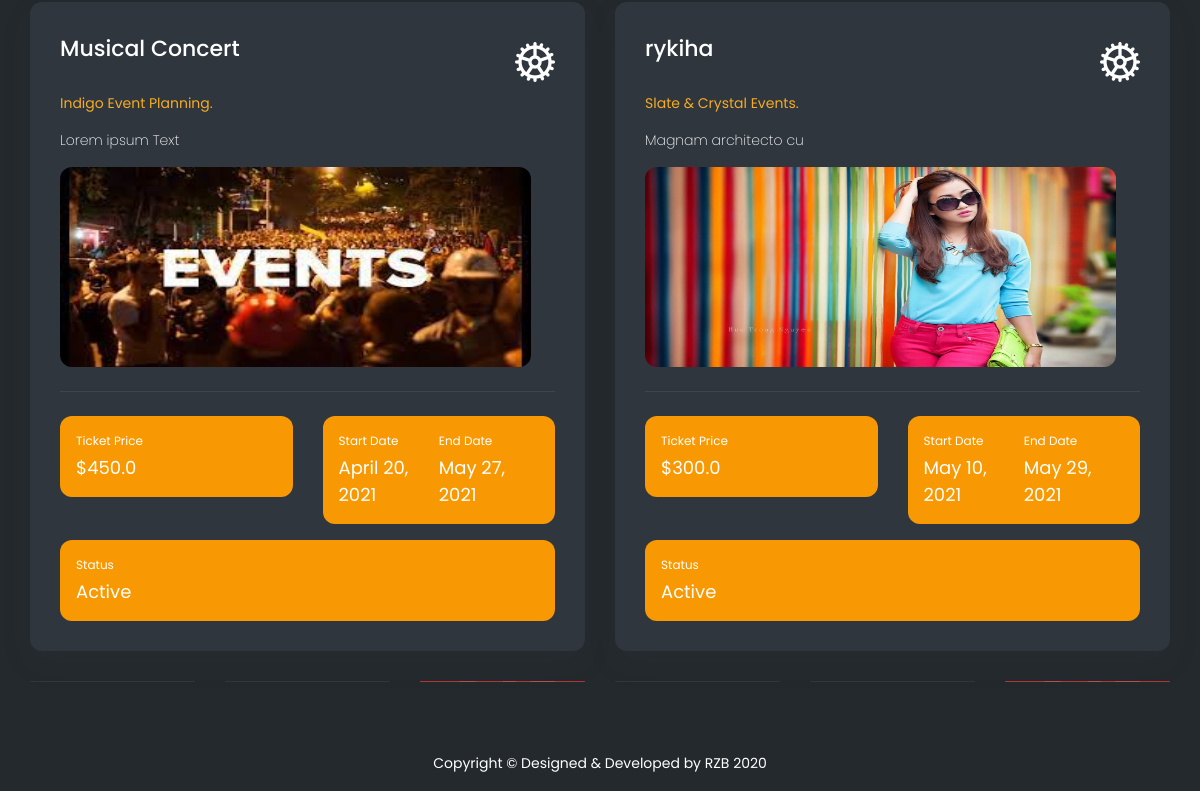
Page /superadminevent (signed in, lower part) on the earlier database version.
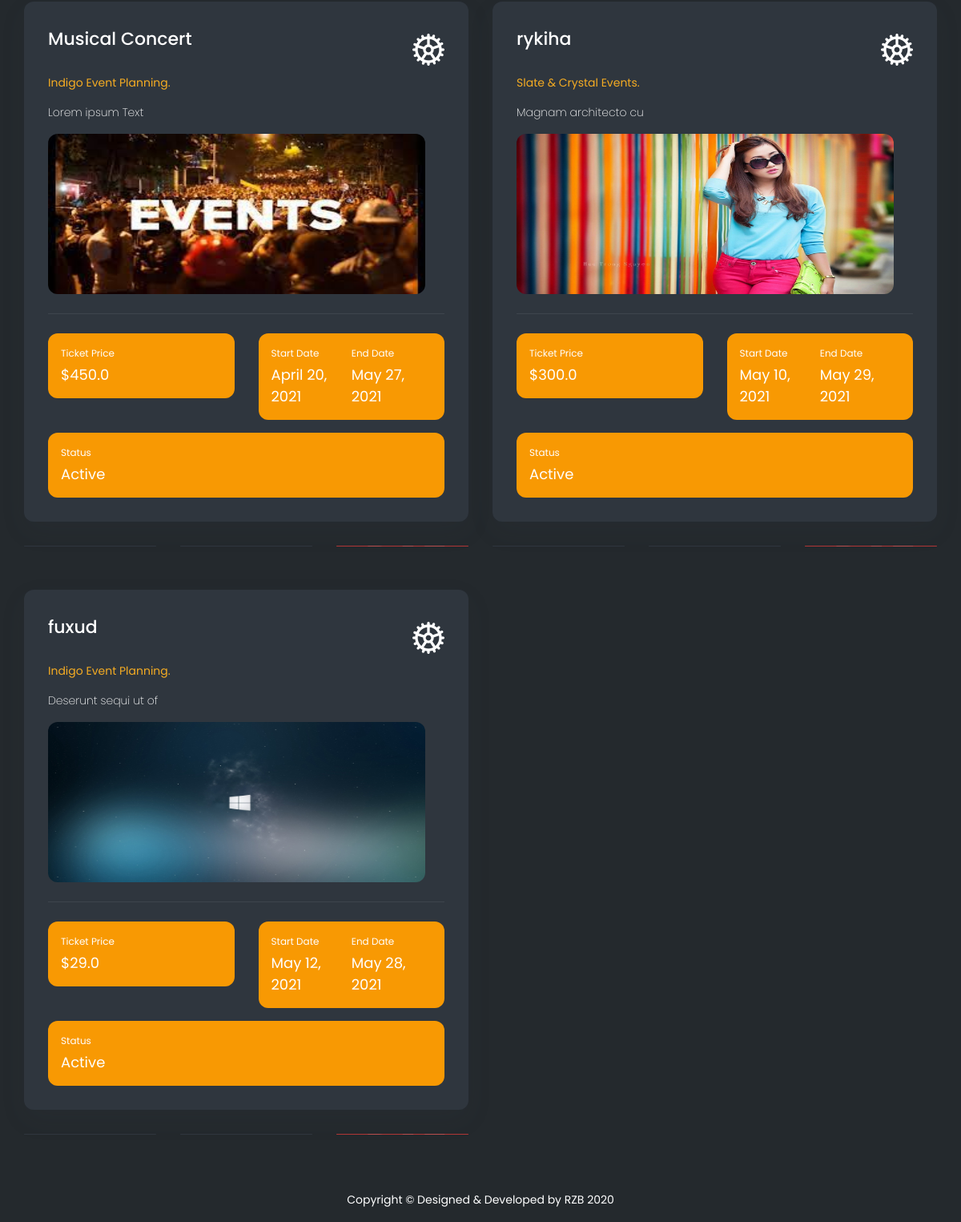
Same page on the later database version.
### webapp/models.py (models this page shows, shortened)
class Event(models.Model):
    EventId = models.AutoField(primary_key=True)
    EventName = models.CharField(max_length=255, default="")
    Cost = models.FloatField(default=0.0)
    Registration_start = models.DateField()
    Registration_end = models.DateField()
    Runner_quantity = models.IntegerField(default=0)
    Event_logo = models.ImageField(upload_to='Eventlogo/',default="SuperAdmin/dummy.jpg")
    Status = models.CharField(max_length=50, default="")
    EventTypeId = models.ForeignKey(Event_Type , on_delete=models.SET_NULL,blank=True,null=True)
    Description = models.TextField(default="")
    created = models.DateTimeField(auto_now_add=True, blank=True)
    buy_link=models.TextField(default="")

class Event_Type(models.Model):
    EventTypeId = models.AutoField(primary_key=True)
    EventType = models.CharField(max_length=255, default="")
    Super_AdminAccount_id=models.ForeignKey(Super_AdminAccount , on_delete=models.SET_NULL,blank=True,null=True)
    def __str__(self):
        return self.EventType

### webapp/views.py (the view)
# urls.py: path('superadminevent',superadminevent.as_view(),name="superadminevent"),
class superadminevent(View):
    def get(self,request):
        if not request.session.has_key('adminid'):
            return redirect("/superadminlogin")
        try:
            data = Event.objects.all()
            return render(request ,'superadmin/event.html',{'data':data})
        except:
            return redirect("/superadmin")

### templates/superadmin/event.html (shortened to what this page needs)
{% extends "superadmin/base.html" %}
{% block body %}
<div class="container-fluid">
    <div class="row">
        {% for d in data %}
        <div class="col-xl-6 col-xxl-6 col-xs-12 mb-4">
            <div class="row">
                <div class="col-xl-12">
                    <div class="card">
                        <div class="card-body">
                            <div class="media-body">
                                <div class="d-md-flex d-block justify-content-between">
                                    <h4 class="fs-22">{{d.EventName}}</h4>
                                    <div class="dropdown custom-dropdown mb-0 d-md-block d-none">
                                        <div data-toggle="dropdown">
                                            <i class="flaticon-381-settings-2" style="font-size:40px"></i>
                                        </div>
                                    </div>
                                </div>
                                <span class="text-primary d-block mb-3">
                                    {{d.EventTypeId}}</span>
                                <p class="fs-14 text-white font-w200">
                                    {{d.Description}}
                                </p>
                            </div>
                            <div
                                class="media d-md-flex d-block border-bottom pb-sm-4 pb-2 mb-4 text-md-left text-center">
                                <img src="{{d.Event_logo.url}}" alt="" width="100%" height="200px"
                                    class="rounded mr-0 mr-md-4 mb-2 mb-md-0">
                            </div>
                            <div class="row">
                                <div class="col-lg-3 col-md-6 col-xxl-6 mb-3">
                                    <div class="media bgl-primary p-3 rounded align-items-center">
                                        <div class="media-body">
                                            <span class="fs-12 d-block mb-1">Ticket Price</span>
                                            <span class="fs-18 text-white">${{d.Cost}}</span>
                                        </div>
                                    </div>
                                </div>
                                <div class="col-lg-4 col-md-6 col-xxl-6 mb-3">
                                    <div class="media bgl-primary p-3 rounded align-items-center">
                                        <div class="media-body">
                                            <span class="fs-12 d-block mb-1">Start  Date</span>
                                            <span class="fs-18 text-white">{{d.Registration_start}}</span>
                                        </div>
                                        <div class="media-body">
                                            <span class="fs-12 d-block mb-1">End  Date</span>
                                            <span class="fs-18 text-white">{{d.Registration_end}}</span>
                                        </div>
                                    </div>
                                </div>
                                <div class="col-lg-5 col-md-12 col-xxl-12">
                                    <div class="media bgl-primary p-3 rounded align-items-center">
                                        <div class="media-body">
                                            <span class="fs-12 d-block mb-1">Status</span>
                                            <span class="fs-18 text-white">{{d.Status}}</span>
                                        </div>
                                    </div>
                                </div>
                            </div>
                        </div>
                    </div>
                </div>
                <div class="col-md-4 col-sm-6">
                    <div class="card overflow-hidden">
                        <div class="card-body p-0">
                        </div>
                    </div>
                </div>
                <div class="col-md-4 col-sm-6">
                    <div class="card overflow-hidden">
                        <div class="card-body p-0">
                        </div>
                    </div>
                </div>
                <div class="col-md-4">
                    <div class="card overflow-hidden bg-image bg-danger">
                    </div>
                </div>
            </div>
        </div>
        {% endfor %}
    </div>
</div>
{% endblock body %}

### templates/superadmin/base.html (shortened to what this page needs)
{% load static %}
<!DOCTYPE html>
<html lang="en">
<head>
    <link href="{% static '' %}public/vendor/bootstrap-select/dist/css/bootstrap-select.min.css" rel="stylesheet"
        type="text/css" />
    <link href="{% static '' %}public/vendor/owl-carousel/owl.carousel.css" rel="stylesheet" type="text/css" />
    <link href="https://cdn.lineicons.com/2.0/LineIcons.css" rel="stylesheet" type="text/css" />
    <link href="{% static '' %}public/css/style.css" rel="stylesheet" type="text/css" />
</head>
<body>
    <div id="main-wrapper">
        <div class="content-body">
            {% block body %}
            {% endblock body %}
        </div>
        <div class="footer">
            <div class="copyright">
                <p>Copyright © Designed &amp; Developed by RZB</a> 2020</p>
            </div>
        </div>
    </div>
</body>
</html>

Differences in the rows shown:
added Event: EventName "fuxud", EventTypeId "Indigo Event Planning.", Description "Deserunt sequi ut of", Event_logo (picture), Cost "29.0", Registration_start "May 12, 2021", Registration_end "May 28, 2021", Status "Active"
